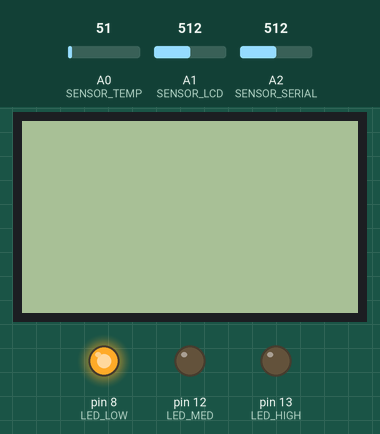
Bench run of a sketch on a simulated Arduino Uno, built with avr-gcc and run on an emulated ATmega328P. Parts: 84×48 one-colour display, output pins drawn as LEDs (lit = HIGH). Inputs (shaded band) come from the test bench; at power-on: A1 (SENSOR_LCD) = 512, A0 (SENSOR_TEMP) = 51, A2 (SENSOR_SERIAL) = 512. What the sketch prints to the serial monitor is not drawn.

Above: at 1.3 s.
1.4 s: A1 (SENSOR_LCD) set to 710
At 2.0 s:
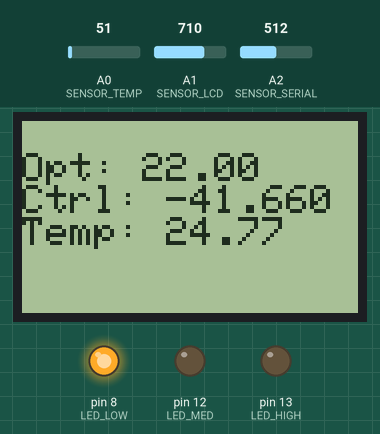
3.6 s: A0 (SENSOR_TEMP) set to 61
At 4.0 s:
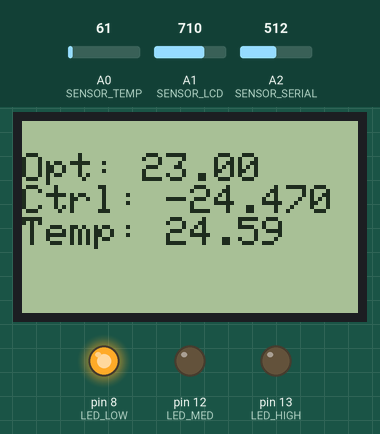
5.7 s: A2 (SENSOR_SERIAL) set to 686
7.3 s: A2 (SENSOR_SERIAL) set to 717
9.4 s: A0 (SENSOR_TEMP) set to 71
At 9.8 s:
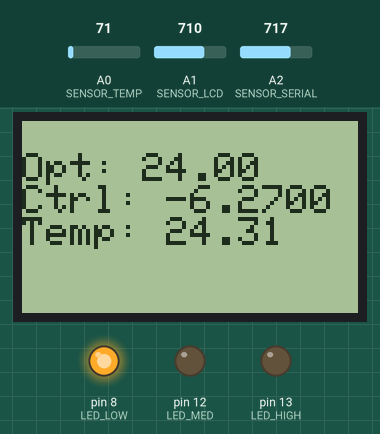
11.4 s: A0 (SENSOR_TEMP) set to 86
At 11.9 s:
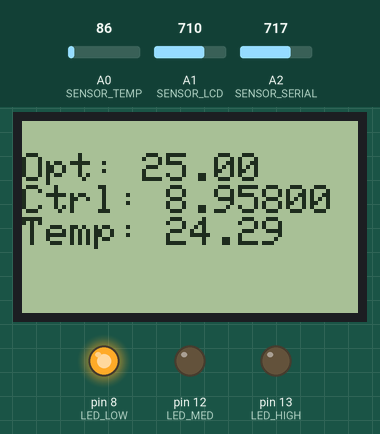
Timing chart, 0 to 14.4 s (numbered marks = the images above; inputs shaded):
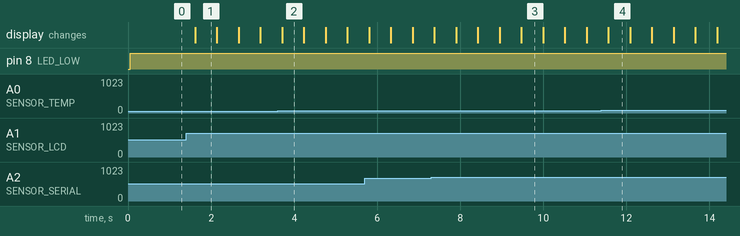

The sketch:

Incubadora.ino
```cpp
#include <PCD8544.h>
#include <PID_v1_bc.h>

// Pantalla LCD
PCD8544 lcd;

// Variables para el PID
double Input, Output, Setpoint;
PID myPID(&Input, &Output, &Setpoint, 15, 0.5, 1, DIRECT);

// Pines y configuración inicial
const int LED_LOW = 8, LED_MED = 12, LED_HIGH = 13;
const int SENSOR_TEMP = A0, SENSOR_LCD = A1, SENSOR_SERIAL = A2;

void setup() {
  Serial.begin(9600);
  pinMode(LED_LOW, OUTPUT);
  pinMode(LED_MED, OUTPUT);
  pinMode(LED_HIGH, OUTPUT);
  lcd.begin();
  myPID.SetOutputLimits(-125, 125);
  myPID.SetMode(AUTOMATIC);
}

void loop() {
  leerSensores();
  myPID.Compute();
  actualizarLCD();
  actualizarLEDs();
  enviarDatosSerial();
  delay(500);
}

void leerSensores() {
  Setpoint = map(analogRead(SENSOR_TEMP), 0, 1023, 20, 80);
  float tempWatts = (Output * 25.0) / 255.0;
  Input = simPlant(tempWatts);
}

void actualizarLCD() {
  lcd.setPower(analogRead(SENSOR_LCD) > 700);
  lcd.setCursor(0, 1); lcd.print("Opt: "); lcd.print(Setpoint);
  lcd.setCursor(0, 2); lcd.print("Ctrl: "); lcd.print(Output);
  lcd.setCursor(0, 3); lcd.print("Temp: "); lcd.print(Input);
}

void actualizarLEDs() {
  digitalWrite(LED_LOW, Input < 30);
  digitalWrite(LED_MED, Input >= 30 && Input <= 42);
  digitalWrite(LED_HIGH, Input > 42);
}

void enviarDatosSerial() {
  if (analogRead(SENSOR_SERIAL) > 700) {
    Serial.print(Setpoint); Serial.print(",");
    Serial.print(Output); Serial.print(",");
    Serial.println(Input);
  }
}

// Respuesta térmica de la planta
float simPlant(float Q) { // heat input in W (or J/s)
  // simulate a 1x1x2cm aluminum block with a heater and passive ambient cooling
 // float C = 237; // W/mK thermal conduction coefficient for Al
  float h = 5; // W/m2K thermal convection coefficient for Al passive
  float Cps = 0.89; // J/g°C
  float area = 1e-4; // m2 area for convection
  float mass = 10; // g
  float Tamb = 25; // °C
  static float T = Tamb; // °C
  static uint32_t last = 0;
  uint32_t interval = 100; // ms

  if (millis() - last >= interval) {
    last += interval;
    // 0-dimensional heat transfer
    T = T + Q * interval / 1000 / mass / Cps - (T - Tamb) * area * h;
  }
  return T;
}
```

Measured:
- after the input at 1.4 s, the display: changes after 0.22 s (image 1)
- what the display in image 1 shows lasts 0.5 s, from 1.6 s to 2.1 s
